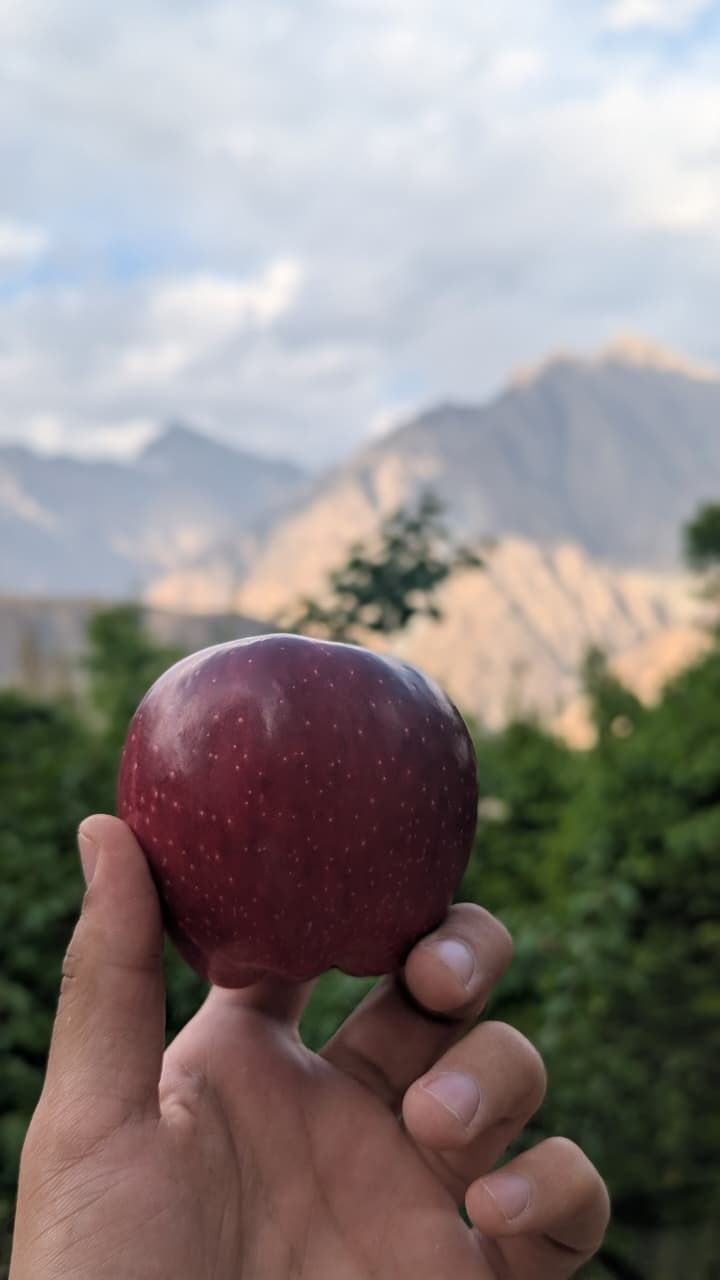
#> input picture apple.jpeg, 720 x 1280 px
$ python assignment-01.py
#> lines starting #> are read from the running program, lines starting #| are printed output that depends on the picture
import cv2
# import numpy as np
from matplotlib import pyplot as plt

# Load image
img = cv2.imread("apple.jpeg")
#> img is the input picture: shape (1280, 720, 3); mean B, G, R 133.6, 135.1, 142.5

# Convert to RGB using open CV
img_rgb = cv2.cvtColor(img, cv2.COLOR_BGR2RGB)

# Apply CLAHE (Contrast Limited Adaptive Histogram Equalization)
lab = cv2.cvtColor(img_rgb, cv2.COLOR_RGB2LAB)
#> lab: shape (1280, 720, 3); mean of channels 0, 1, 2 142.1, 131.1, 130.8
l, a, b = cv2.split(lab)
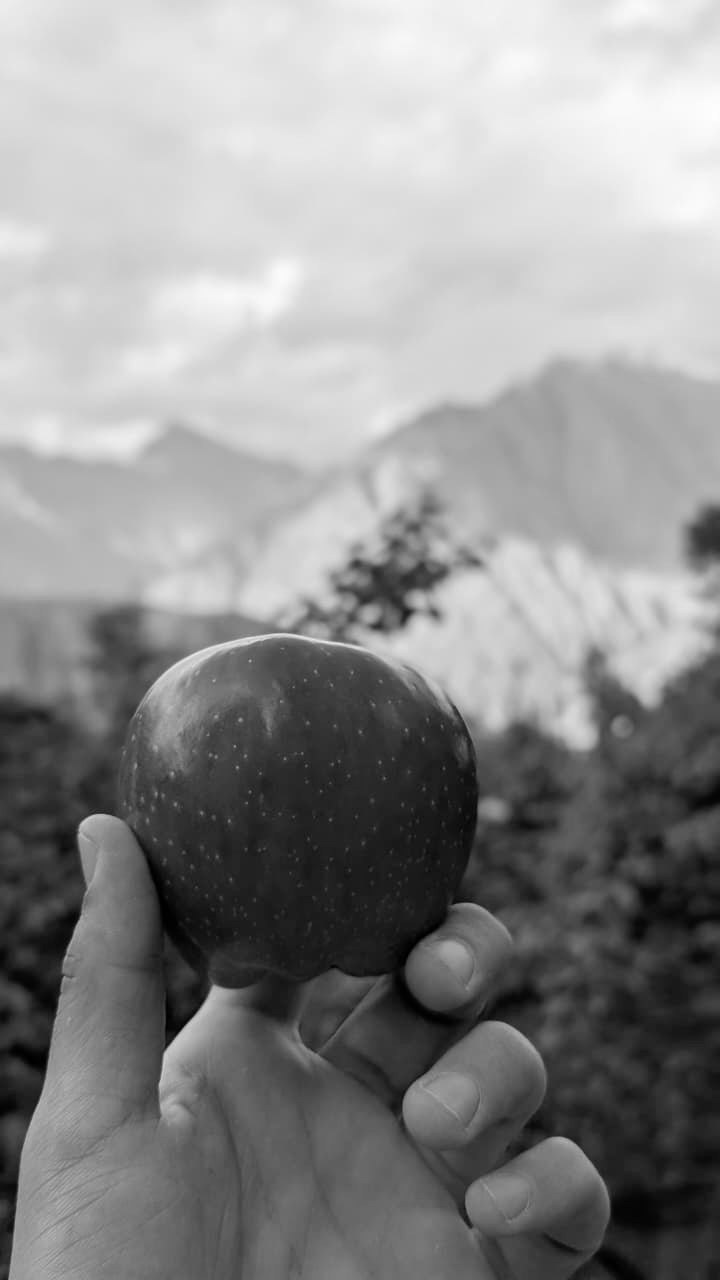
#> l: shape (1280, 720); min 0, max 254, mean 142.1
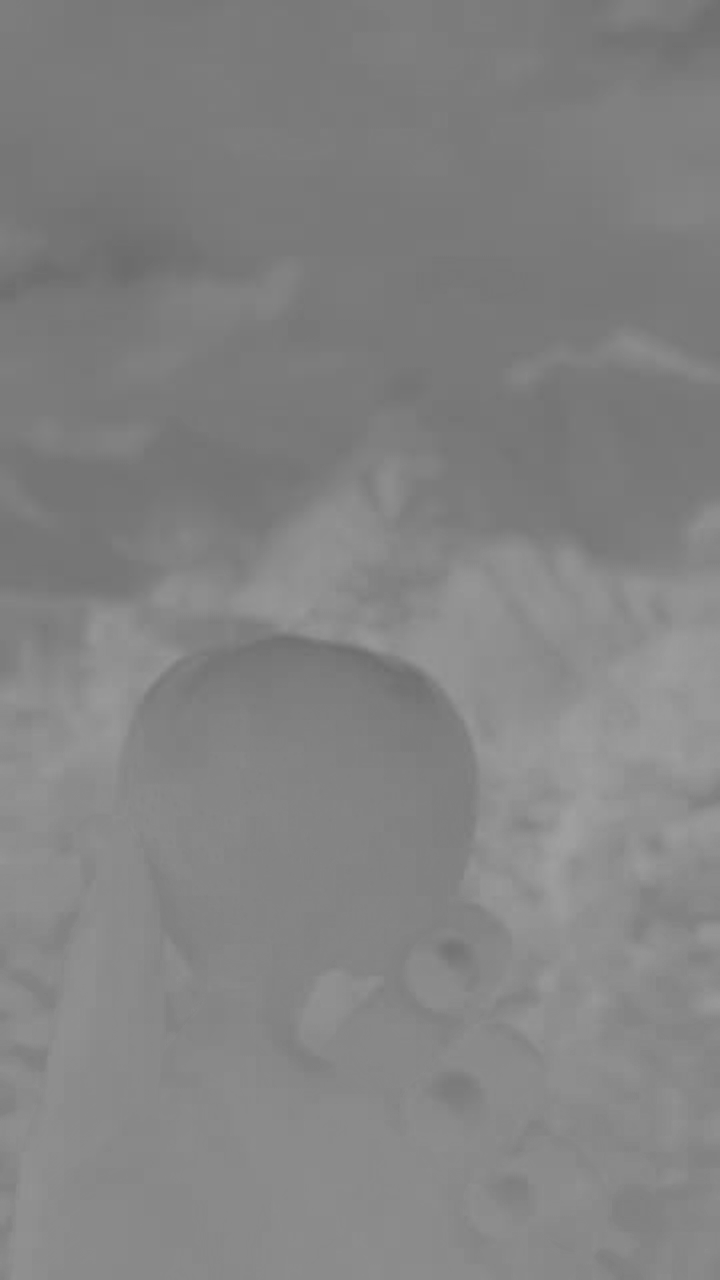
#> b: shape (1280, 720); min 108, max 161, mean 130.8

clahe = cv2.createCLAHE(clipLimit=3.0, tileGridSize=(8,8))
cl = clahe.apply(l)
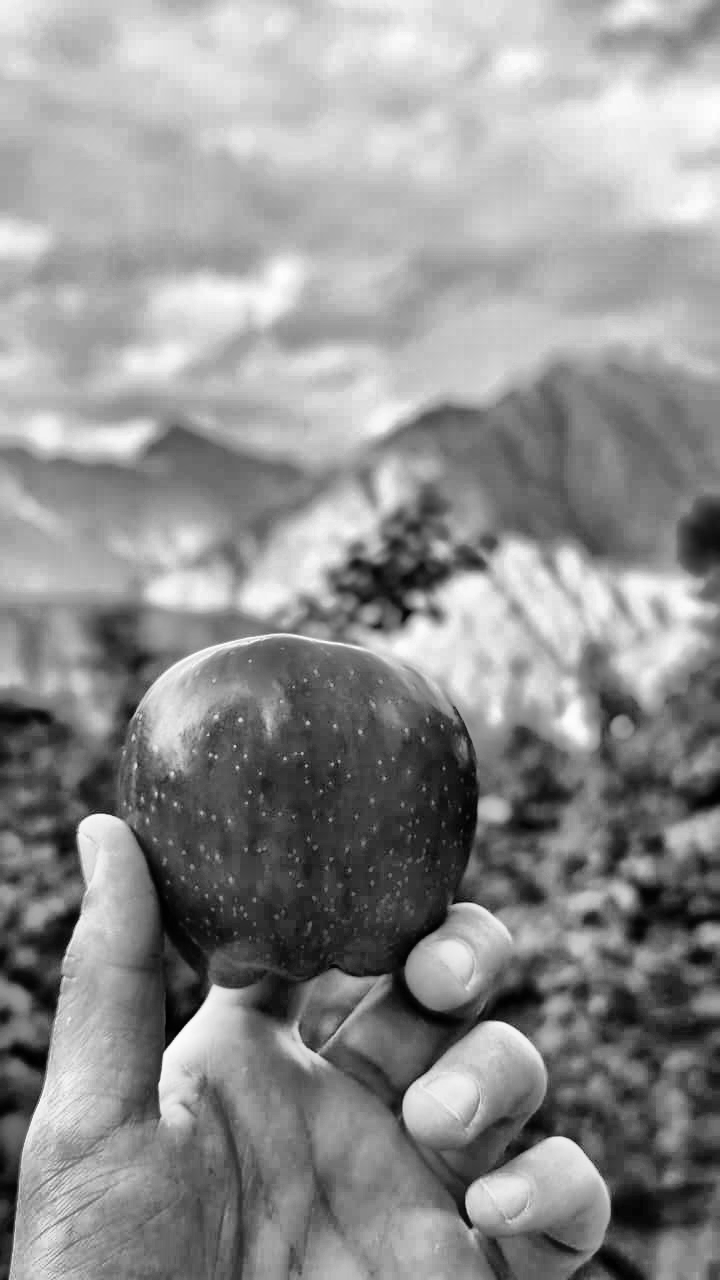
#> cl: shape (1280, 720); min 0, max 254, mean 143.6

# Merge channels back
enhanced_lab = cv2.merge((cl, a, b))
#> enhanced_lab: shape (1280, 720, 3); mean of channels 0, 1, 2 143.6, 131.1, 130.8
enhanced_img = cv2.cvtColor(enhanced_lab, cv2.COLOR_LAB2RGB)
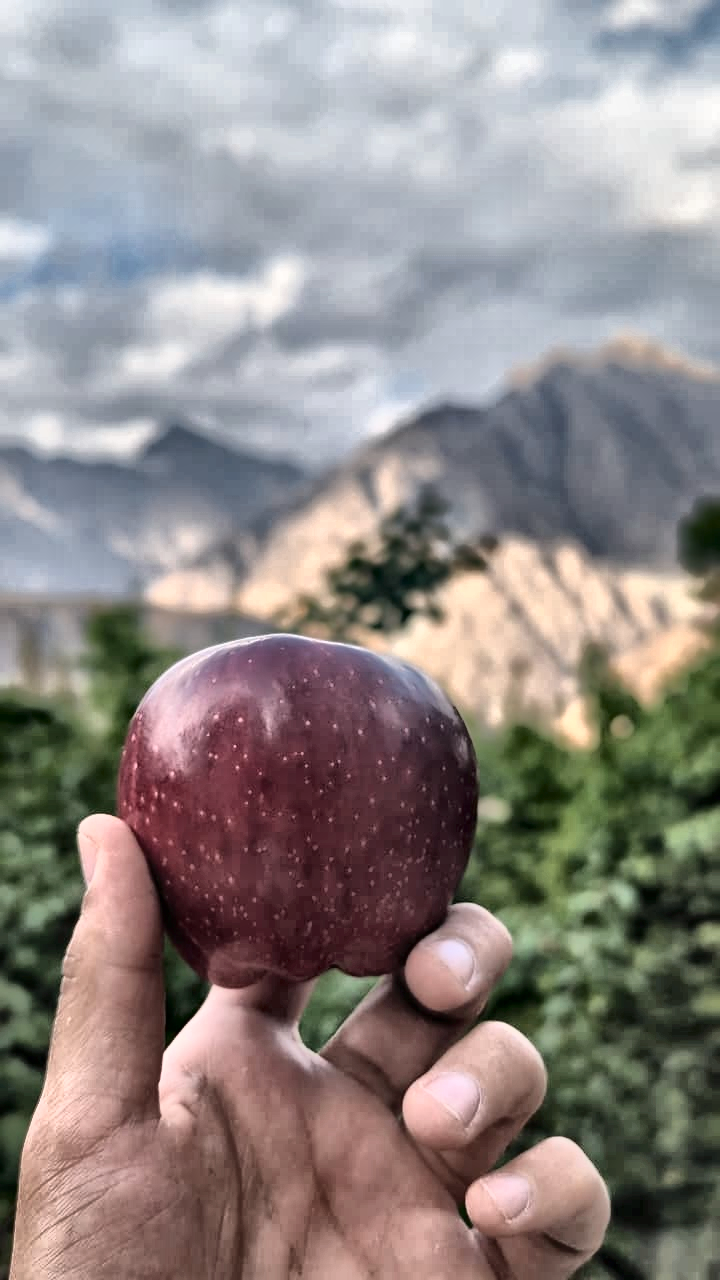
#> enhanced_img: shape (1280, 720, 3); mean R, G, B 143.1, 135.3, 133.1

# before/after comparision
plt.figure(figsize=(10,5))
plt.subplot(1,2,1)
plt.title("Original")
plt.imshow(img_rgb)
plt.axis('off')

plt.subplot(1,2,2)
plt.title("Enhanced (Point Processing)")
plt.imshow(enhanced_img)
plt.axis('off')

plt.show()

$ run again, with sketch.jpg copied over apple.jpeg
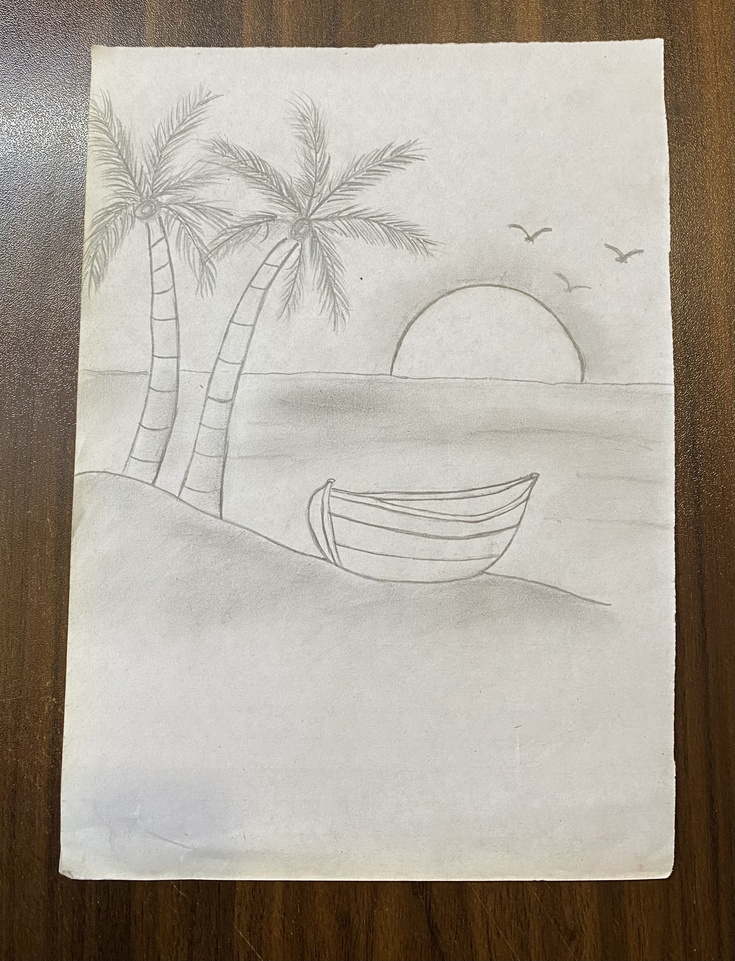
#> input picture sketch.jpg, 735 x 961 px, shrunk from 2509 x 3281 before the run
#> img is the input picture: shape (961, 735, 3); mean B, G, R 153.3, 164.4, 171.7
#> lab: shape (961, 735, 3); mean of channels 0, 1, 2 170.5, 129.4, 135.4
#> `l, a, b = cv2.split(lab)`:
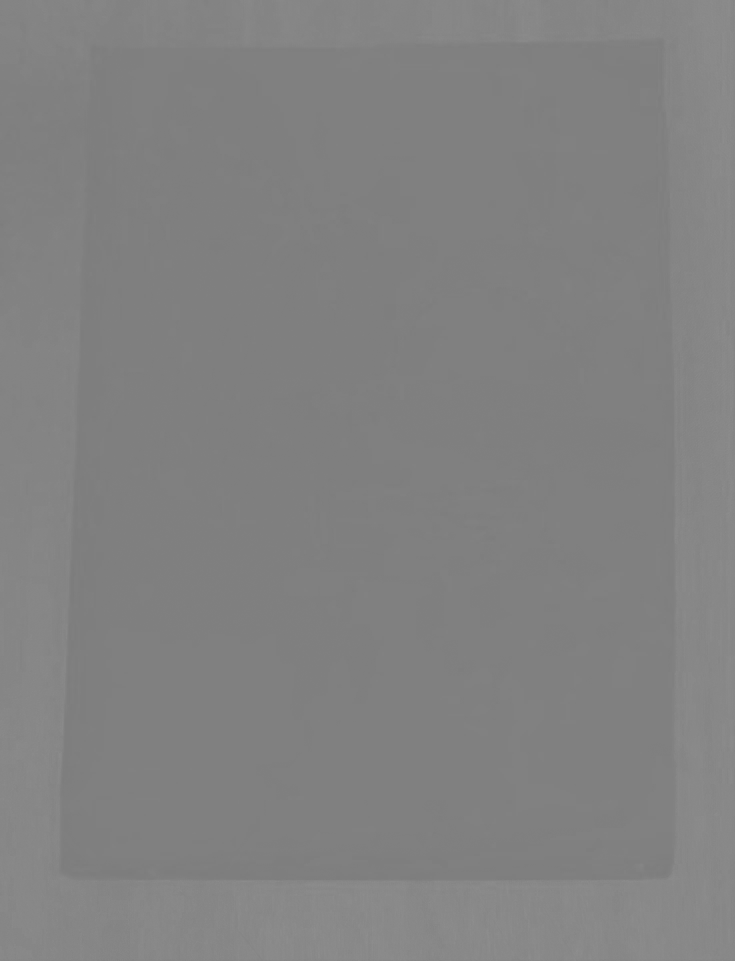
#> a: shape (961, 735); min 124, max 142, mean 129.4
#> enhanced_lab: shape (961, 735, 3); mean of channels 0, 1, 2 159.3, 129.4, 135.4
#> `enhanced_img = cv2.cvtColor(enhanced_lab, cv2.COLOR_LAB2RGB)`:
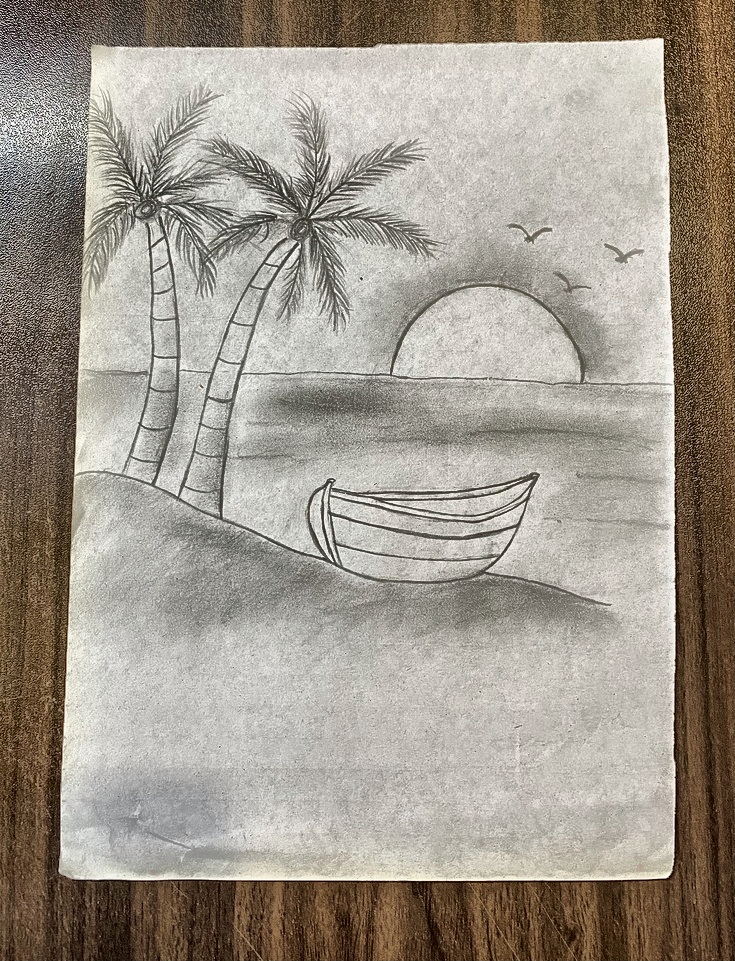
#> enhanced_img: shape (961, 735, 3); mean R, G, B 160.1, 152.4, 141.2
